Frame 1 (no input): blank canvas, image omitted
Frame 60 (the mouse pressed at the canvas centre just before this capture): blank canvas, image omitted
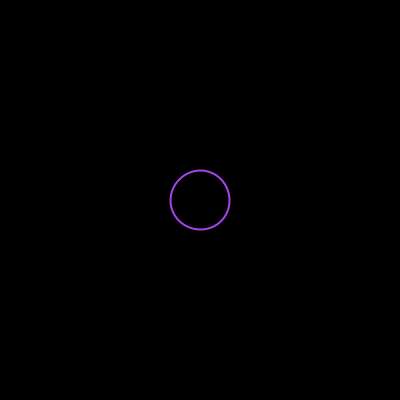
Frame 120 (the mouse held since frame 60 and released just before this capture)

The Processing sketch whose frames 1 and 60 were blank and that drew this single picture after the mouse press (run headless with seeded random() and noise(); from frame 60 on, the mouse is pressed at the canvas centre):

// Processing sketch: p5_day2_kadai01_2022531063
// ── p5_day2_kadai01_2022531063.pde
// グローバル変数
int useRing = 0;// 着目するリングの番号
int NumOfRing = 100;// リングの数
float[] ringX = new float[NumOfRing];// リングの x座標 [px]
float[] ringY = new float[NumOfRing];// リングの y座標 [px]
float[] ringSize = new float[NumOfRing];// リングの大きさ [px]
float[] ringColor_r = new float[NumOfRing];// リングの赤要素 (0〜255)
float[] ringColor_g = new float[NumOfRing];// リングの緑要素 (0〜255)
float[] ringColor_b = new float[NumOfRing];// リングの青要素 (0〜255)

// -----
void setup() {
  size(400, 400);//
  ellipseMode(CENTER);// 円の描画モード
  noFill();// 図形を塗らない
  strokeWeight(2);// 線の太さ
}
// -----
void draw() {
  background(0);
  if (useRing == NumOfRing) {
    useRing = 0; //初期化、エラーが出ないようにする。
  }
  drawRings();// リングを描画するための関数
}
// -----
void drawRings() {// リングを描画するための関数
  for (int i = 0; i<useRing; i++ ) {
    if ( ringSize[i] < width*1.5 ) { // ringSizeが大きくなりすぎたら消えるようにする
      stroke(ringColor_r[i], ringColor_g[i], ringColor_b[i]);
      ellipse(ringX[i], ringY[i], ringSize[i], ringSize[i]);
      ringSize[i] = ringSize[i] + 1.0;
    }
  }
}
// -----
void mousePressed() {
  ringColor_r[useRing] = random(256);// リングの赤要素 (0〜255)
  ringColor_g[useRing] = random(256);// リングの緑要素 (0〜255)
  ringColor_b[useRing] = random(256);// リングの青要素 (0〜255)
  ringSize[useRing] = 0;
  ringX[useRing] = mouseX;
  ringY[useRing] = mouseY;
  useRing = useRing +1;
}
